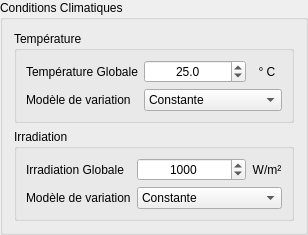
               <widget class="QGroupBox" name="groupBox">
                <property name="sizePolicy">
                 <sizepolicy hsizetype="Minimum" vsizetype="Minimum">
                  <horstretch>0</horstretch>
                  <verstretch>0</verstretch>
                 </sizepolicy>
                </property>
                <property name="maximumSize">
                 <size>
                  <width>280</width>
                  <height>16000000</height>
                 </size>
                </property>
                <property name="title">
                 <string>Conditions Climatiques</string>
                </property>
                <layout class="QVBoxLayout" name="verticalLayout_5">
                 <item>
                  <layout class="QVBoxLayout" name="verticalLayout_4">
                   <item>
                    <widget class="QGroupBox" name="groupBox_8">
                     <property name="title">
                      <string>Température</string>
                     </property>
                     <layout class="QGridLayout" name="gridLayout_8">
                      <item row="0" column="0">
                       <layout class="QGridLayout" name="gridLayout">
                        <item row="1" column="0">
                         <widget class="QLabel" name="label_12">
                          <property name="text">
                           <string>Modèle de variation</string>
                          </property>
                          <property name="buddy">
                           <cstring>modele_temperature</cstring>
                          </property>
                         </widget>
                        </item>
                        <item row="0" column="0">
                         <widget class="QLabel" name="label_13">
                          <property name="text">
                           <string>Température Globale</string>
                          </property>
                          <property name="buddy">
                           <cstring>temperature</cstring>
                          </property>
                         </widget>
                        </item>
                        <item row="0" column="2">
                         <widget class="QLabel" name="label_19">
                          <property name="sizePolicy">
                           <sizepolicy hsizetype="Fixed" vsizetype="Minimum">
                            <horstretch>30</horstretch>
                            <verstretch>0</verstretch>
                           </sizepolicy>
                          </property>
                          <property name="minimumSize">
                           <size>
                            <width>30</width>
                            <height>0</height>
                           </size>
                          </property>
                          <property name="text">
                           <string>° C</string>
                          </property>
                          <property name="alignment">
                           <set>Qt::AlignCenter</set>
                          </property>
                         </widget>
                        </item>
                        <item row="1" column="1" colspan="2">
                         <widget class="QComboBox" name="modele_temperature">
                          <item>
                           <property name="text">
                            <string>Constante</string>
                           </property>
                          </item>
                          <item>
                           <property name="text">
                            <string>variation rapide</string>
                           </property>
                          </item>
                          <item>
                           <property name="text">
                            <string>Valeurs spécifiques</string>
                           </property>
                          </item>
                         </widget>
                        </item>
                        <item row="0" column="1">
                         <widget class="QDoubleSpinBox" name="temperature">
                          <property name="alignment">
                           <set>Qt::AlignCenter</set>
                          </property>
                          <property name="decimals">
                           <number>1</number>
                          </property>
                          <property name="value">
                           <double>25.000000000000000</double>
                          </property>
                         </widget>
                        </item>
                       </layout>
                      </item>
                     </layout>
                    </widget>
                   </item>
                   <item>
                    <widget class="QGroupBox" name="groupBox_9">
                     <property name="title">
                      <string>Irradiation</string>
                     </property>
                     <layout class="QGridLayout" name="gridLayout_10">
                      <item row="0" column="0">
                       <layout class="QGridLayout" name="gridLayout_9">
                        <item row="0" column="0">
                         <widget class="QLabel" name="label_14">
                          <property name="text">
                           <string>Irradiation Globale</string>
                          </property>
                          <property name="buddy">
                           <cstring>irradiation</cstring>
                          </property>
                         </widget>
                        </item>
                        <item row="1" column="0">
                         <widget class="QLabel" name="label_15">
                          <property name="text">
                           <string>Modèle de variation</string>
                          </property>
                          <property name="buddy">
                           <cstring>modele_irradiation</cstring>
                          </property>
                         </widget>
                        </item>
                        <item row="0" column="2">
                         <widget class="QLabel" name="label_20">
                          <property name="sizePolicy">
                           <sizepolicy hsizetype="Fixed" vsizetype="Minimum">
                            <horstretch>0</horstretch>
                            <verstretch>0</verstretch>
                           </sizepolicy>
                          </property>
                          <property name="minimumSize">
                           <size>
                            <width>30</width>
                            <height>0</height>
                           </size>
                          </property>
                          <property name="maximumSize">
                           <size>
                            <width>30</width>
                            <height>16777215</height>
                           </size>
                          </property>
                          <property name="text">
                           <string>W/m²</string>
                          </property>
                          <property name="alignment">
                           <set>Qt::AlignCenter</set>
                          </property>
                         </widget>
                        </item>
                        <item row="1" column="1" colspan="2">
                         <widget class="QComboBox" name="modele_irradiation">
                          <item>
                           <property name="text">
                            <string>Constante</string>
                           </property>
                          </item>
                          <item>
                           <property name="text">
                            <string>Variation rapide</string>
                           </property>
                          </item>
                          <item>
                           <property name="text">
                            <string>Valeurs spécifiques</string>
                           </property>
                          </item>
                          <item>
                           <property name="text">
                            <string>Autres configurations</string>
                           </property>
                          </item>
                         </widget>
                        </item>
                        <item row="0" column="1">
                         <widget class="QDoubleSpinBox" name="irradiation">
                          <property name="alignment">
                           <set>Qt::AlignCenter</set>
                          </property>
                          <property name="decimals">
                           <number>0</number>
                          </property>
                          <property name="maximum">
                           <double>1500.000000000000000</double>
                          </property>
                          <property name="singleStep">
                           <double>10.000000000000000</double>
                          </property>
                          <property name="value">
                           <double>1000.000000000000000</double>
                          </property>
                         </widget>
                        </item>
                       </layout>
                      </item>
                     </layout>
                    </widget>
                   </item>
                  </layout>
                 </item>
                </layout>
               </widget>
